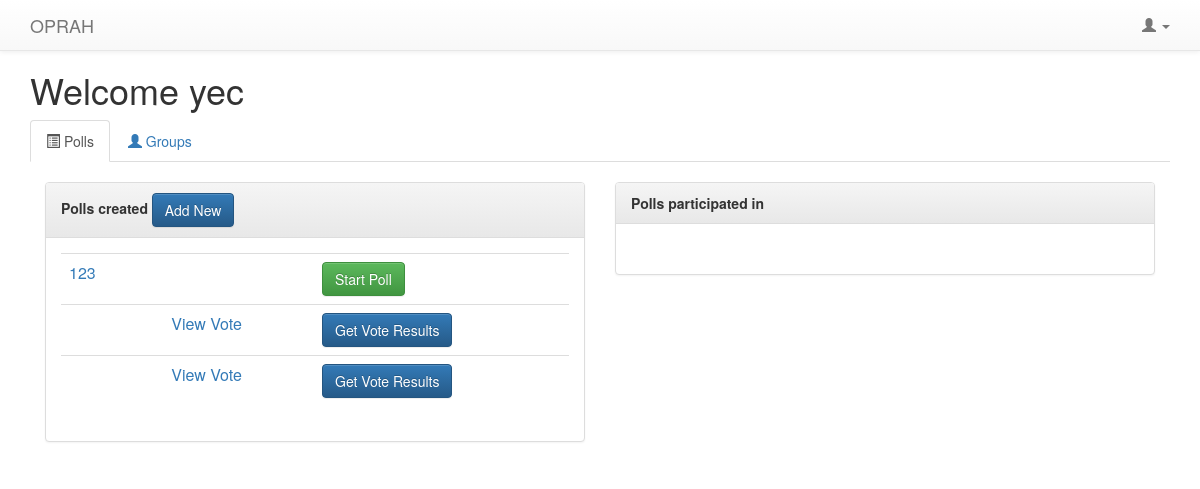
The app's page /polls/ (signed in) with its own data.
### polls/models.py (models this page shows, shortened)
@python_2_unicode_compatible
class Question(models.Model):
    question_text = models.CharField(max_length=20)
    question_desc = models.CharField(max_length=500, null=True, blank=True)
    image = models.CharField(max_length=500, default="https://pbs.twimg.com/media/B0eebrtIUAEVFad.jpg")
    pub_date = models.DateTimeField('date published')
    follow_up = models.OneToOneField('Question', on_delete=models.CASCADE, null = True, blank = True)
    question_owner = models.ForeignKey(User, null = True)
    question_voters = models.ManyToManyField(User, related_name='voters')
    status = models.IntegerField(default=1)
    display_pref = models.IntegerField(default=1)

### polls/views.py (the view)
class IndexView(generic.ListView):
    template_name = 'polls/index.html'
    context_object_name = 'question_list'
    def get_context_data(self, **kwargs):
        ctx = super(IndexView, self).get_context_data(**kwargs)
        ctx['groups'] = Group.objects.all()
        return ctx
    def get_queryset(self):
        return Question.objects.all().order_by('-pub_date')

### polls/templates/polls/index.html (shortened to what this page needs)
{% extends 'polls/base.html' %}
{% block content %}
<body>
    {% if user.is_authenticated %}
            <h1>Welcome {{ request.user.username }}</h1>
            <ul class="nav nav-tabs">
                <li class="active"><a data-toggle="tab" href="#home"><span class="glyphicon glyphicon-list-alt"></span> Polls</a></li>
                <li><a data-toggle="tab" href="#groups"><span class="glyphicon glyphicon-user"></span> Groups</a></li>
            </ul>
            <div class="tab-content">
            <div id="home" class="tab-pane active">
                <br />
                <div class="col-md-6">
                    <div class="panel panel-default">
                        <div class="panel-heading"><b>Polls created</b> <a href="{% url 'polls:AddStep1' %}"><span class="btn btn-primary">Add New</span></a></div>
                        <div class="panel-body">
                        <table class="table">
                        {% if question_list %}
                            {% for question in question_list %}
                                {% if question.question_owner == request.user %}
                                <tr>
                                    <td>
                                        <a href="{% url 'polls:setting_step1' question.id %}">{{ question.question_text }}</a>
                                    </td>
                                    <td>
                                    </td>
                                    <td>
                                        {% if question.status == 2 or question.status == 3 %}
                                        <a href="{% url 'polls:preferences' question.id %}">View Vote</a>
                                        {% endif %}
                                    </td>
                                    {% if question.status == 1 %}
                                        <td><span class="btn btn-success" data-toggle="modal" data-target="#confirm-start">Start Poll</span></td>
                                    {% elif question.status == 3 %}
                                        <td>
                                            <a href="{% url 'polls:voteresults' question.id %}" class="btn btn-primary">Get Vote Results</a>
                                        </td>
                                    {% endif %}
                                </tr>
                                {% endif %}
                            {% endfor %}
                        {% endif %}
                        </table>
                        </div>
                    </div>
                </div>
                <div class="col-md-6">
                    <div class="panel panel-default">
                        <div class="panel-heading"><b>Polls participated in</b></div>
                        <div class="panel-body">
                        </div>
                    </div>
                </div>
            </div>
        </div>
    {% endif %}
</body>
{% endblock %}

### polls/templates/polls/base.html (style rules this page uses)
body { min-height: 1000px; padding-top: 50px; padding-bottom: 20px; }

### records on screen
Question: question_text "123", status "Start Poll"
Question: status "View Vote"
Question: status "View Vote"

### other values on screen
{{ request.user.username }} "yec"
